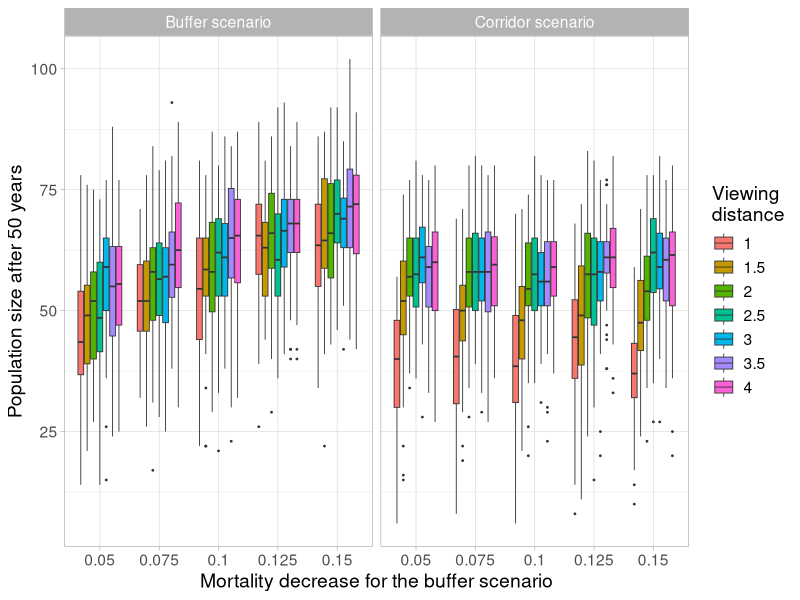
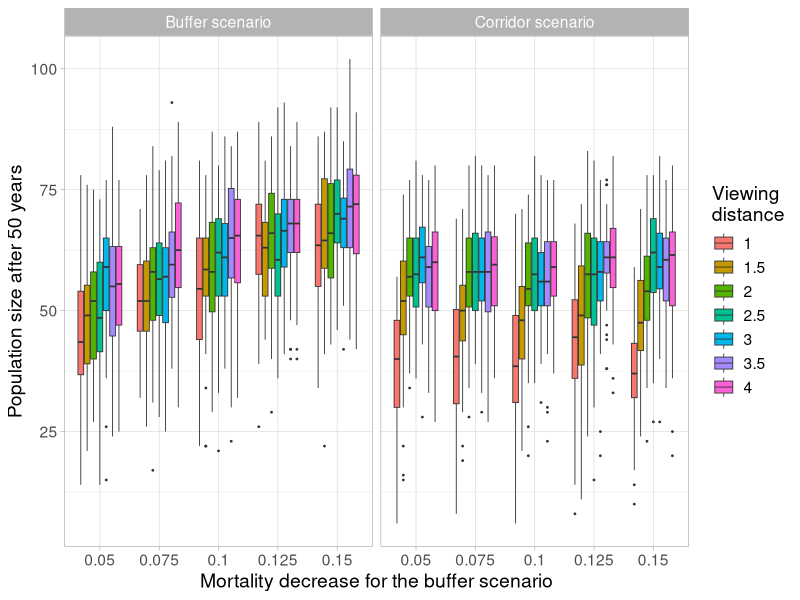

Write the R code that produced these figures, in order.


setwd('~/Desktop/')


library(dplyr)
library(ggplot2)

data <- readr::read_delim('concat_data.csv')


data  %>%
  select(`newts-buffer`, `newts-corridor`, 
         `mortality-decrease-with-buffer`, 
         `distance-for-viewing-ponds-and-woodland`) %>%
  rename('Buffer scenario' = `newts-buffer`,
         'Corridor scenario' = `newts-corridor`,
         mort = `mortality-decrease-with-buffer`,
         dist = `distance-for-viewing-ponds-and-woodland`) %>%
  tidyr::pivot_longer(cols=c('Buffer scenario', 'Corridor scenario')) %>%
  ggplot()+
  geom_boxplot(aes(x=factor(mort), y = value, fill=factor(dist)),
               size = 0.3, outlier.size = 0.3)+
  scale_fill_discrete('Viewing\ndistance')+
  facet_wrap(~name)+
  labs(x = 'Mortality decrease for the buffer scenario',
       y = 'Population size after 50 years')+
  theme_light()+
  theme(text = element_text(size=14))
ggsave('mortality_viewing_distance.svg')



